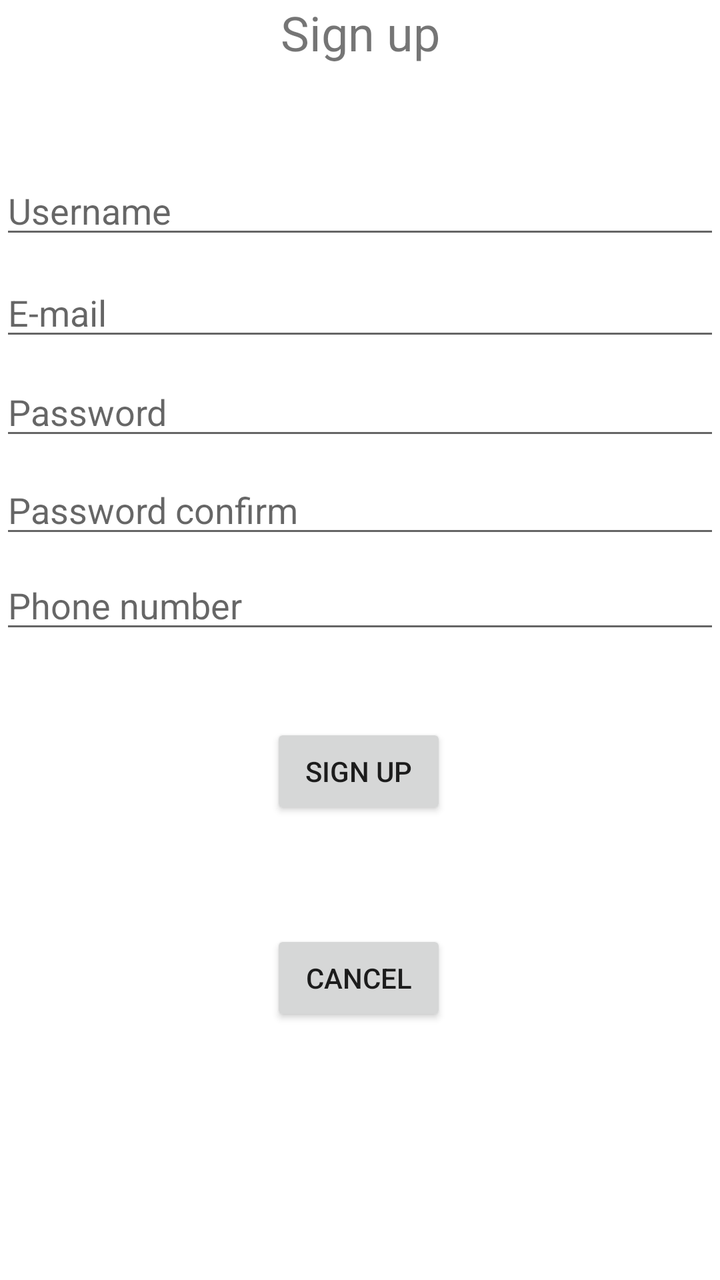
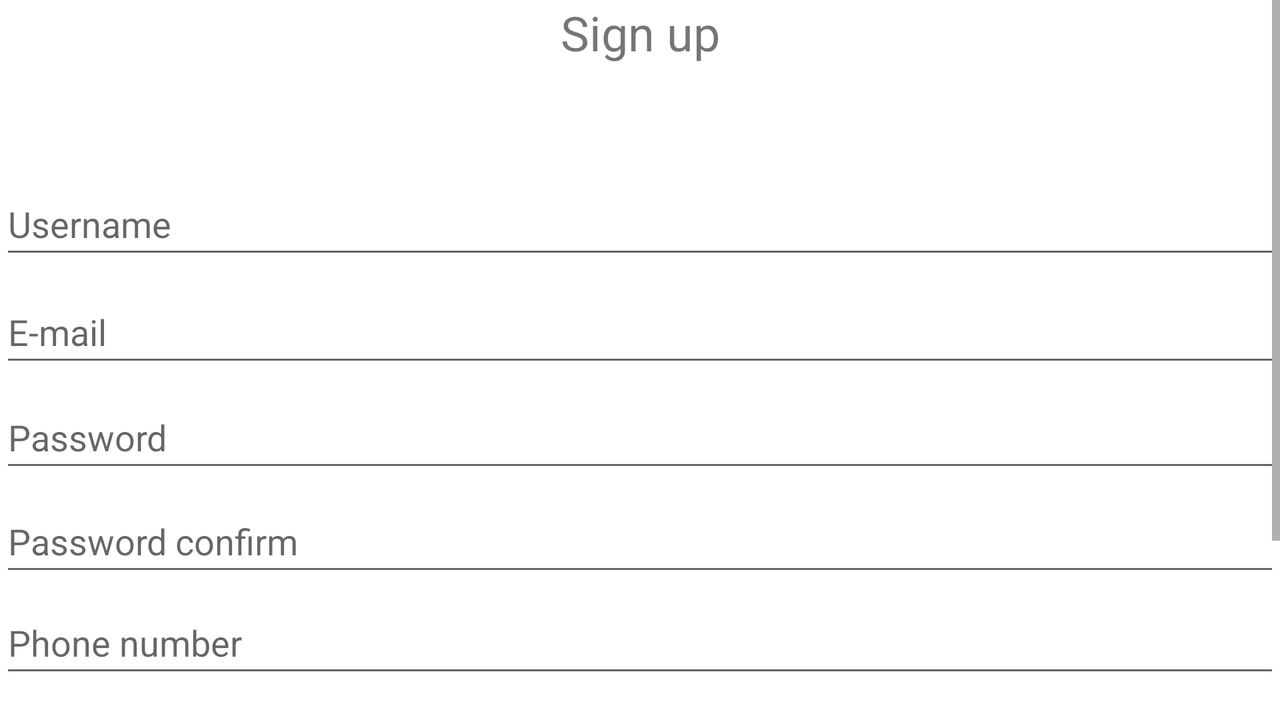

One screen, two layout resources from the same app: the default and the author's alternative for another configuration. Each is rendered where Android would select it; the XML of both is given below.
<!-- AndroidManifest.xml: application theme Theme.Museum -->
<!-- res/layout/activity_registration.xml -->
<?xml version="1.0" encoding="utf-8"?>
<androidx.constraintlayout.widget.ConstraintLayout xmlns:android="http://schemas.android.com/apk/res/android"
    xmlns:app="http://schemas.android.com/apk/res-auto"
    xmlns:tools="http://schemas.android.com/tools"
    android:layout_width="match_parent"
    android:layout_height="match_parent"
    tools:context=".RegistrationActivity">

    <TextView
        android:id="@+id/registrationTextView"
        android:layout_width="match_parent"
        android:layout_height="wrap_content"
        android:text="@string/registration"
        android:textAlignment="center"
        android:textSize="24sp"
        tools:ignore="MissingConstraints"
        tools:layout_editor_absoluteX="0dp"
        tools:layout_editor_absoluteY="100dp" />

    <EditText
        android:id="@+id/userNameEditText"
        android:layout_width="match_parent"
        android:layout_height="wrap_content"
        android:layout_margin="@dimen/default_margin"
        android:ems="10"
        android:hint="@string/username"
        android:inputType="textPersonName"
        app:layout_constraintBottom_toBottomOf="@+id/userEmailEditText"
        app:layout_constraintTop_toBottomOf="@+id/registrationTextView"
        app:layout_constraintVertical_bias="0.500"
        tools:layout_editor_absoluteX="20dp" />

    <EditText
        android:id="@+id/userEmailEditText"
        android:layout_width="match_parent"
        android:layout_height="wrap_content"
        android:layout_margin="@dimen/default_margin"
        android:ems="10"
        android:hint="@string/email"
        android:inputType="textEmailAddress"
        app:layout_constraintBottom_toBottomOf="parent"
        app:layout_constraintTop_toBottomOf="@+id/userNameEditText"
        app:layout_constraintVertical_bias="0.020"
        tools:layout_editor_absoluteX="16dp" />

    <EditText
        android:id="@+id/userPasswordEditText"
        android:layout_width="match_parent"
        android:layout_height="wrap_content"
        android:layout_margin="@dimen/default_margin"
        android:ems="10"
        android:hint="@string/password"
        android:inputType="textPassword"
        app:layout_constraintBottom_toBottomOf="parent"
        app:layout_constraintTop_toBottomOf="@+id/userEmailEditText"
        app:layout_constraintVertical_bias="0.020"
        tools:layout_editor_absoluteX="16dp" />

    <EditText
        android:id="@+id/userPasswordAgainEditText"
        android:layout_width="match_parent"
        android:layout_height="wrap_content"
        android:layout_margin="@dimen/default_margin"
        android:ems="10"
        android:hint="@string/passwordAgain"
        android:inputType="textPassword"
        app:layout_constraintBottom_toBottomOf="parent"
        app:layout_constraintTop_toBottomOf="@+id/userPasswordEditText"
        app:layout_constraintVertical_bias="0.020"
        tools:layout_editor_absoluteX="24dp" />

    <EditText
        android:id="@+id/userPhoneEditText"
        android:layout_width="match_parent"
        android:layout_height="wrap_content"
        android:layout_margin="@dimen/default_margin"
        android:ems="10"
        android:hint="@string/phoneNumber"
        android:inputType="phone"
        app:layout_constraintBottom_toBottomOf="parent"
        app:layout_constraintTop_toBottomOf="@+id/userPasswordAgainEditText"
        app:layout_constraintVertical_bias="0.020"
        tools:layout_editor_absoluteX="24dp" />

    <androidx.constraintlayout.widget.Guideline
        android:id="@+id/guideline2"
        android:layout_width="wrap_content"
        android:layout_height="wrap_content"
        android:orientation="vertical"
        app:layout_constraintGuide_begin="20dp" />

    <Button
        android:id="@+id/buttonRegistration"
        android:layout_width="wrap_content"
        android:layout_height="wrap_content"
        android:layout_marginTop="40dp"
        android:onClick="registration"
        android:text="@string/registration"
        app:layout_constraintEnd_toEndOf="parent"
        app:layout_constraintHorizontal_bias="0.498"
        app:layout_constraintStart_toStartOf="parent"
        app:layout_constraintTop_toBottomOf="@+id/userPhoneEditText" />

    <Button
        android:id="@+id/buttonCancel"
        android:layout_width="wrap_content"
        android:layout_height="wrap_content"
        android:onClick="cancel"
        android:text="@string/cancel"
        app:layout_constraintBottom_toBottomOf="parent"
        app:layout_constraintEnd_toEndOf="parent"
        app:layout_constraintHorizontal_bias="0.498"
        app:layout_constraintStart_toStartOf="parent"
        app:layout_constraintTop_toBottomOf="@+id/buttonRegistration"
        app:layout_constraintVertical_bias="0.303" />
</androidx.constraintlayout.widget.ConstraintLayout>
<!-- resources referenced by this layout -->
<resources>
  <string name="cancel">Cancel</string>
  <string name="email">E-mail</string>
  <string name="password">Password</string>
  <string name="passwordAgain">Password confirm</string>
  <string name="phoneNumber">Phone number</string>
  <string name="registration">Sign up</string>
  <string name="username">Username</string>
  <style name="Theme.Museum" parent="Theme.MaterialComponents.DayNight.DarkActionBar">
          
          <item name="colorPrimary">#0055BD</item>
          <item name="colorPrimaryVariant">#0073FF</item>
          <item name="colorOnPrimary">@color/white</item>
          
          <item name="colorSecondary">@color/teal_200</item>
          <item name="colorSecondaryVariant">@color/teal_700</item>
          <item name="colorOnSecondary">@color/black</item>
          
          <item name="android:statusBarColor" tools:targetApi="l">?attr/colorPrimaryVariant</item>
          
      </style>
</resources>
<!-- res/layout-land/activity_registration.xml (the author's variant of the layout above) -->
<!-- drawn on the phone turned sideways -->
<?xml version="1.0" encoding="utf-8"?>
<ScrollView xmlns:android="http://schemas.android.com/apk/res/android"
    xmlns:app="http://schemas.android.com/apk/res-auto"
    xmlns:tools="http://schemas.android.com/tools"
    android:layout_width="match_parent"
    android:layout_height="match_parent">

    <androidx.constraintlayout.widget.ConstraintLayout
        android:layout_width="match_parent"
        android:layout_height="wrap_content"
        tools:context=".RegistrationActivity">

        <TextView
            android:id="@+id/registrationTextView"
            android:layout_width="match_parent"
            android:layout_height="wrap_content"
            android:text="@string/registration"
            android:textAlignment="center"
            android:textSize="24sp"
            tools:ignore="MissingConstraints"
            tools:layout_editor_absoluteX="0dp"
            tools:layout_editor_absoluteY="16dp" />

        <EditText
            android:id="@+id/userNameEditText"
            android:layout_width="match_parent"
            android:layout_height="wrap_content"
            android:layout_margin="@dimen/default_margin"
            android:ems="10"
            android:hint="@string/username"
            android:inputType="textPersonName"
            android:minHeight="48dp"
            app:layout_constraintBottom_toBottomOf="@+id/userEmailEditText"
            app:layout_constraintTop_toBottomOf="@+id/registrationTextView"
            app:layout_constraintVertical_bias="0.500"
            tools:layout_editor_absoluteX="20dp" />

        <EditText
            android:id="@+id/userEmailEditText"
            android:layout_width="match_parent"
            android:layout_height="wrap_content"
            android:layout_margin="@dimen/default_margin"
            android:ems="10"
            android:hint="@string/email"
            android:inputType="textEmailAddress"
            android:minHeight="48dp"
            app:layout_constraintBottom_toBottomOf="parent"
            app:layout_constraintTop_toBottomOf="@+id/userNameEditText"
            app:layout_constraintVertical_bias="0.020"
            tools:layout_editor_absoluteX="20dp" />

        <EditText
            android:id="@+id/userPasswordEditText"
            android:layout_width="match_parent"
            android:layout_height="wrap_content"
            android:layout_margin="@dimen/default_margin"
            android:ems="10"
            android:hint="@string/password"
            android:inputType="textPassword"
            android:minHeight="48dp"
            app:layout_constraintBottom_toBottomOf="parent"
            app:layout_constraintTop_toBottomOf="@+id/userEmailEditText"
            app:layout_constraintVertical_bias="0.020"
            tools:layout_editor_absoluteX="16dp" />

        <EditText
            android:id="@+id/userPasswordAgainEditText"
            android:layout_width="match_parent"
            android:layout_height="wrap_content"
            android:layout_margin="@dimen/default_margin"
            android:ems="10"
            android:hint="@string/passwordAgain"
            android:inputType="textPassword"
            android:minHeight="48dp"
            app:layout_constraintBottom_toBottomOf="parent"
            app:layout_constraintTop_toBottomOf="@+id/userPasswordEditText"
            app:layout_constraintVertical_bias="0.020"
            tools:layout_editor_absoluteX="24dp" />

        <EditText
            android:id="@+id/userPhoneEditText"
            android:layout_width="match_parent"
            android:layout_height="wrap_content"
            android:layout_margin="@dimen/default_margin"
            android:ems="10"
            android:hint="@string/phoneNumber"
            android:inputType="phone"
            android:minHeight="48dp"
            app:layout_constraintBottom_toBottomOf="parent"
            app:layout_constraintTop_toBottomOf="@+id/userPasswordAgainEditText"
            app:layout_constraintVertical_bias="0.020"
            tools:layout_editor_absoluteX="24dp" />

        <androidx.constraintlayout.widget.Guideline
            android:id="@+id/guideline2"
            android:layout_width="wrap_content"
            android:layout_height="wrap_content"
            android:orientation="vertical"
            app:layout_constraintGuide_begin="21dp" />

        <Button
            android:id="@+id/buttonRegistration"
            android:layout_width="wrap_content"
            android:layout_height="wrap_content"
            android:layout_marginTop="40dp"
            android:onClick="registration"
            android:text="@string/registration"
            app:layout_constraintEnd_toEndOf="parent"
            app:layout_constraintHorizontal_bias="0.498"
            app:layout_constraintStart_toStartOf="parent"
            app:layout_constraintTop_toBottomOf="@+id/userPhoneEditText" />

        <Button
            android:id="@+id/buttonCancel"
            android:layout_width="wrap_content"
            android:layout_height="wrap_content"
            android:onClick="cancel"
            android:text="@string/cancel"
            app:layout_constraintBottom_toBottomOf="parent"
            app:layout_constraintEnd_toEndOf="parent"
            app:layout_constraintHorizontal_bias="0.498"
            app:layout_constraintStart_toStartOf="parent"
            app:layout_constraintTop_toBottomOf="@+id/buttonRegistration"
            app:layout_constraintVertical_bias="0.303" />
        </androidx.constraintlayout.widget.ConstraintLayout>

</ScrollView>
